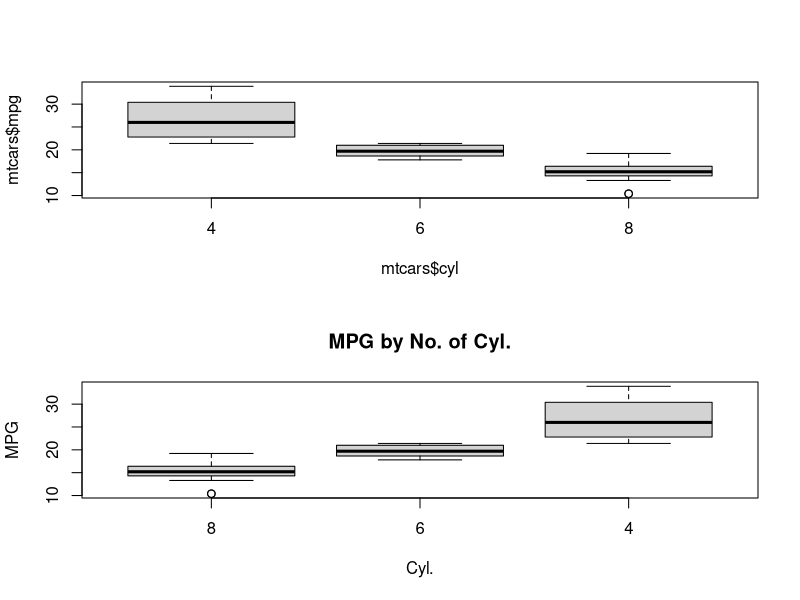

Source code (R):
#
rm(list=ls())
require(graphics)
par(mfrow=c(2,1))
data(mtcars)
boxplot(mtcars$mpg~ mtcars$cyl)
bymedian<-with(mtcars,reorder(cyl,mpg,median))
boxplot(mpg ~ bymedian, data = mtcars,
        xlab = "Cyl.", ylab = "MPG",
        main = "MPG by No. of Cyl.", varwidth = FALSE,
        col = "lightgray")